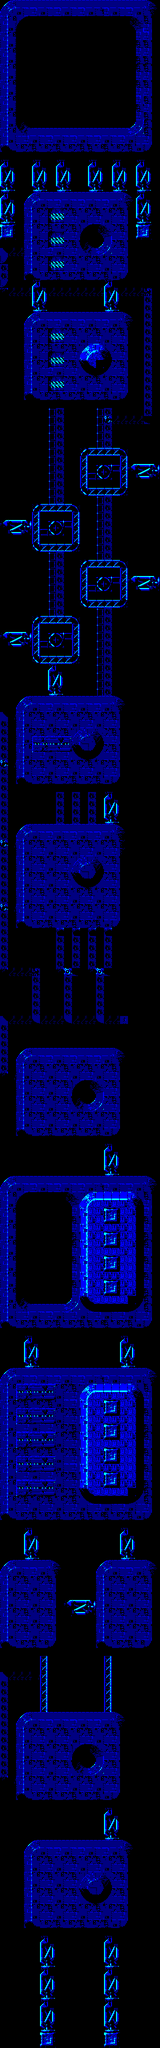

The image is a tile-based game level rendered from a .tmx file. Its description and source (layers, tilesets, objects; grid data summarised) follow:
An orthogonal 20x256 tile map with 16x16 px tiles, 1 tile layer (Tile Layer 1).

<map version="1.10" tiledversion="git" orientation="orthogonal" renderorder="right-down" width="20" height="256" tilewidth="16" tileheight="16" infinite="0" nextlayerid="2" nextobjectid="1">
 <tileset firstgid="1" source="schmup.tsx" />
 <layer id="1" name="Tile Layer 1" width="20" height="256">
  <data>[5120 cells, 2623 non-empty, 121 distinct tile ids]</data>
 </layer>
</map>